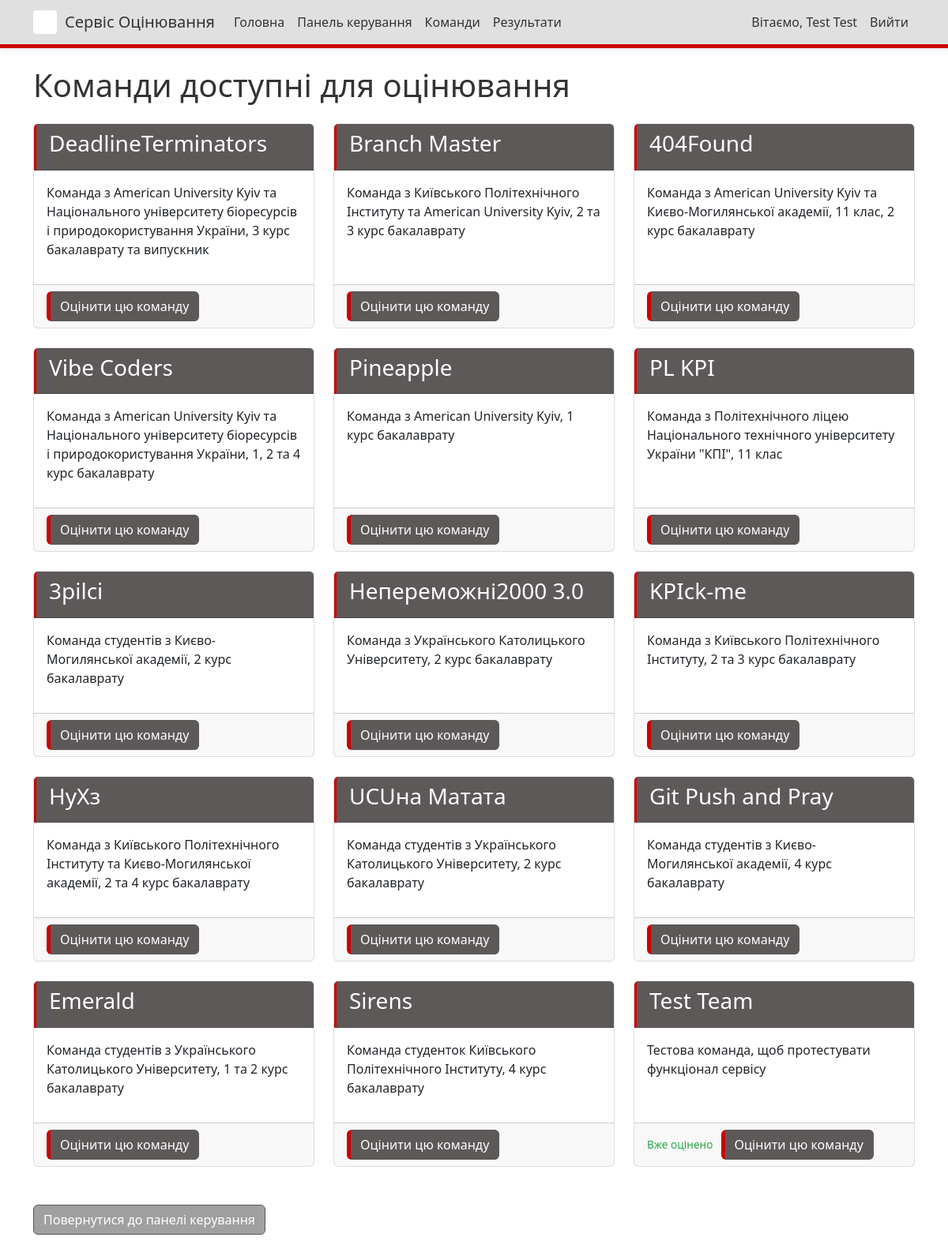
Screenshot of /teams/ (signed in) with the database file from the repository.
### judging/models.py (models this page shows, shortened)
class Team(models.Model):
    name = models.CharField(max_length=100)
    description = models.TextField(blank=True)
    members = models.TextField(blank=True, help_text="List of team members, one per line")
    members_info = models.TextField(blank=True, help_text="Additional information about team members in format: Student - leader, university, year of study")
    service = models.CharField(max_length=1, choices=SERVICE_CHOICES, blank=True, null=True, help_text="Service vector for the team")

### judging/views.py (the view)
# urls.py: path('teams/', views.team_list, name='team_list'),
@login_required
def team_list(request):
    teams = Team.objects.all()
    judged_teams = set()
    if not (request.user.is_staff or request.user.is_superuser):
        judged_teams = set(Score.objects.filter(judge=request.user).values_list('team_id', flat=True).distinct())
    return render(request, 'judging/team_list.html', {
        'teams': teams,
        'judged_teams': judged_teams
    })

### judging/templates/judging/team_list.html (shortened to what this page needs)
{% extends 'judging/base.html' %}
{% block content %}
<h1 class="mb-4">Команди доступні для оцінювання</h1>
<div class="row">
    {% if teams %}
        {% for team in teams %}
        <div class="col-md-4 mb-4">
            <div class="card h-100">
                <div class="card-header">
                    <h3>{{ team.name }}</h3>
                </div>
                <div class="card-body">
                    <p>{{ team.description }}</p>
                </div>
                <div class="card-footer">
                    {% if not user.is_staff and not user.is_superuser %}
                    <div class="d-flex align-items-center">
                        {% if team.id in judged_teams %}
                        <span class="already-judged">Вже оцінено</span>
                        {% endif %}
                        <a href="{% url 'judge_team' team.id %}" class="btn btn-primary">Оцінити цю команду</a>
                    </div>
                    {% else %}
                    <div class="alert alert-info mb-0">
                        <small>Адміністратори не можуть оцінювати команди</small>
                    </div>
                    {% endif %}
                </div>
            </div>
        </div>
        {% endfor %}
    {% else %}
    <div class="col-12">
        <div class="alert alert-info">
            На даний момент немає команд, доступних для оцінювання.
        </div>
    </div>
    {% endif %}
</div>
<div class="mt-4">
    <a href="{% url 'dashboard' %}" class="btn btn-secondary">Повернутися до панелі керування</a>
</div>
{% endblock %}

### judging/templates/judging/base.html (shortened to what this page needs)
<!DOCTYPE html>
<html lang="uk">
<head>
    <link href="https://cdn.jsdelivr.net/npm/bootstrap@5.3.0-alpha1/dist/css/bootstrap.min.css" rel="stylesheet">
    {% load static %}
    <link href="{% static 'judging/css/custom.css' %}" rel="stylesheet">
</head>
<body>
    <nav class="navbar navbar-expand-md navbar-light fixed-top">
        <div class="container">
            <div class="d-flex align-items-center">
                <div class="logo-container">
                </div>
                <a class="navbar-brand" href="{% url 'home' %}">Сервіс Оцінювання</a>
            </div>
            <div class="collapse navbar-collapse" id="navbarNav">
                <ul class="navbar-nav me-auto">
                    <li class="nav-item">
                        <a class="nav-link" href="{% url 'home' %}">Головна</a>
                    </li>
                    {% if user.is_authenticated %}
                    <li class="nav-item">
                        <a class="nav-link" href="{% url 'dashboard' %}">Панель керування</a>
                    </li>
                    {% if not user.is_staff and not user.is_superuser %}
                    <li class="nav-item">
                        <a class="nav-link" href="{% url 'team_list' %}">Команди</a>
                    </li>
                    {% endif %}
                    {% endif %}
                    <li class="nav-item">
                        <a class="nav-link" href="{% url 'results' %}">Результати</a>
                    </li>
                </ul>
                <ul class="navbar-nav">
                    {% if user.is_authenticated %}
                    <li class="nav-item">
                        <span class="nav-link">Вітаємо, {{ user.first_name }} {{ user.last_name }}</span>
                    </li>
                    <li class="nav-item">
                        <a class="nav-link" href="{% url 'login' %}">Вийти</a>
                    </li>
                    {% else %}
                    <li class="nav-item">
                        <a class="nav-link" href="{% url 'login' %}">Увійти</a>
                    </li>
                    {% endif %}
                </ul>
            </div>
        </div>
    </nav>
    <div class="container mt-4">
        {% block content %}{% endblock %}
    </div>
</body>
</html>

### judging/static/judging/css/custom.css (style rules this page uses)
.navbar { background-color: #e0e0e0 !important; box-shadow: 0 2px 4px rgba(0, 0, 0, 0.1); border-bottom: 5px solid #cc0000 !important; }
.navbar-light .navbar-brand, .navbar-light .nav-link { color: #333333 !important; }
.btn-primary { background-color: #5e5959 !important; border-color: #5e5959 !important; color: #ffffff !important; border-left: 5px solid #cc0000 !important; }
.btn-secondary { background-color: #a0a0a0 !important; border-color: #5e5959 !important; }
.card-header { background-color: #5e5959 !important; color: #ffffff !important; border-left: 3px solid #cc0000 !important; }
.card { border-color: #dddddd !important; border-top: 1px solid #f0f0f0 !important; }
body { background-color: #ffffff !important; color: #333333 !important; }
.logo-container { height: 30px !important; width: 30px !important; background-color: #ffffff !important; margin-right: 10px !important; display: flex !important; align-items: center !important; justify-content: center !important; border-radius: 4px !important; }
.already-judged { color: #28a745 !important; font-size: 0.85rem; font-weight: 500; margin-right: 10px; display: inline-block; vertical-align: middle; }

### judging/templates/judging/base.html (style rules this page uses)
body { padding-top: 60px; padding-bottom: 40px; }

### rows the page displays
Team: name "DeadlineTerminators", description "Команда з American University Kyiv та Національного університету біоресурсів і природокористування України, 3 курс бакалаврату та випускник"
Team: name "Branch Master", description "Команда з Київського Політехнічного Інституту та American University Kyiv, 2 та 3 курс бакалаврату"
Team: name "404Found", description "Команда з American University Kyiv та Києво-Могилянської академії, 11 клас, 2 курс бакалаврату"
Team: name "Vibe Coders", description "Команда з American University Kyiv та Національного університету біоресурсів і природокористування України, 1, 2 та 4 курс бакалаврату"
Team: name "Pineapple", description "Команда з American University Kyiv, 1 курс бакалаврату"
Team: name "PL KPI", description "Команда з Політехнічного ліцею Національного технічного університету України \"КПІ\", 11 клас"
Team: name "3pilci", description "Команда студентів з Києво-Могилянської академії, 2 курс бакалаврату"
Team: name "Непереможні2000 3.0", description "Команда з Українського Католицького Університету, 2 курс бакалаврату"
Team: name "KPIck-me", description "Команда з Київського Політехнічного Інституту, 2 та 3 курс бакалаврату"
Team: name "НуХз", description "Команда з Київського Політехнічного Інституту та Києво-Могилянської академії, 2 та 4 курс бакалаврату"
Team: name "UCUна Матата", description "Команда студентів з Українського Католицького Університету, 2 курс бакалаврату"
Team: name "Git Push and Pray", description "Команда студентів з Києво-Могилянської академії, 4 курс бакалаврату"
Team: name "Emerald", description "Команда студентів з Українського Католицького Університету, 1 та 2 курс бакалаврату"
Team: name "Sirens", description "Команда студенток Київського Політехнічного Інституту, 4 курс бакалаврату"
Team: name "Test Team", description "Тестова команда, щоб протестувати функціонал сервісу", shows "Вже оцінено"

### other values shown
{{ user.first_name }} "Test"
{{ user.last_name }} "Test"
